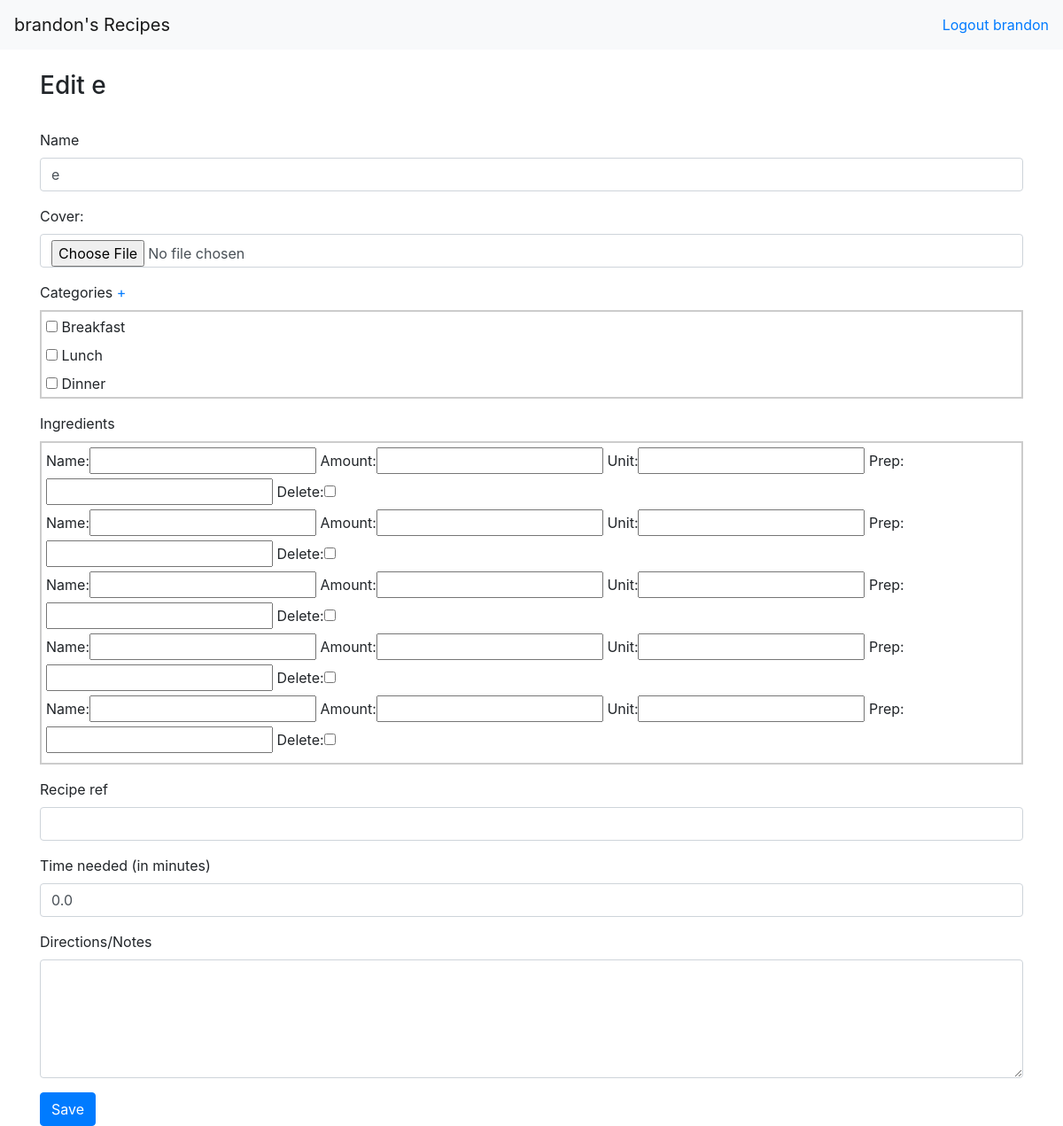
/recipes/26/editRecipe/ (signed in), run on an earlier commit of the app's database.
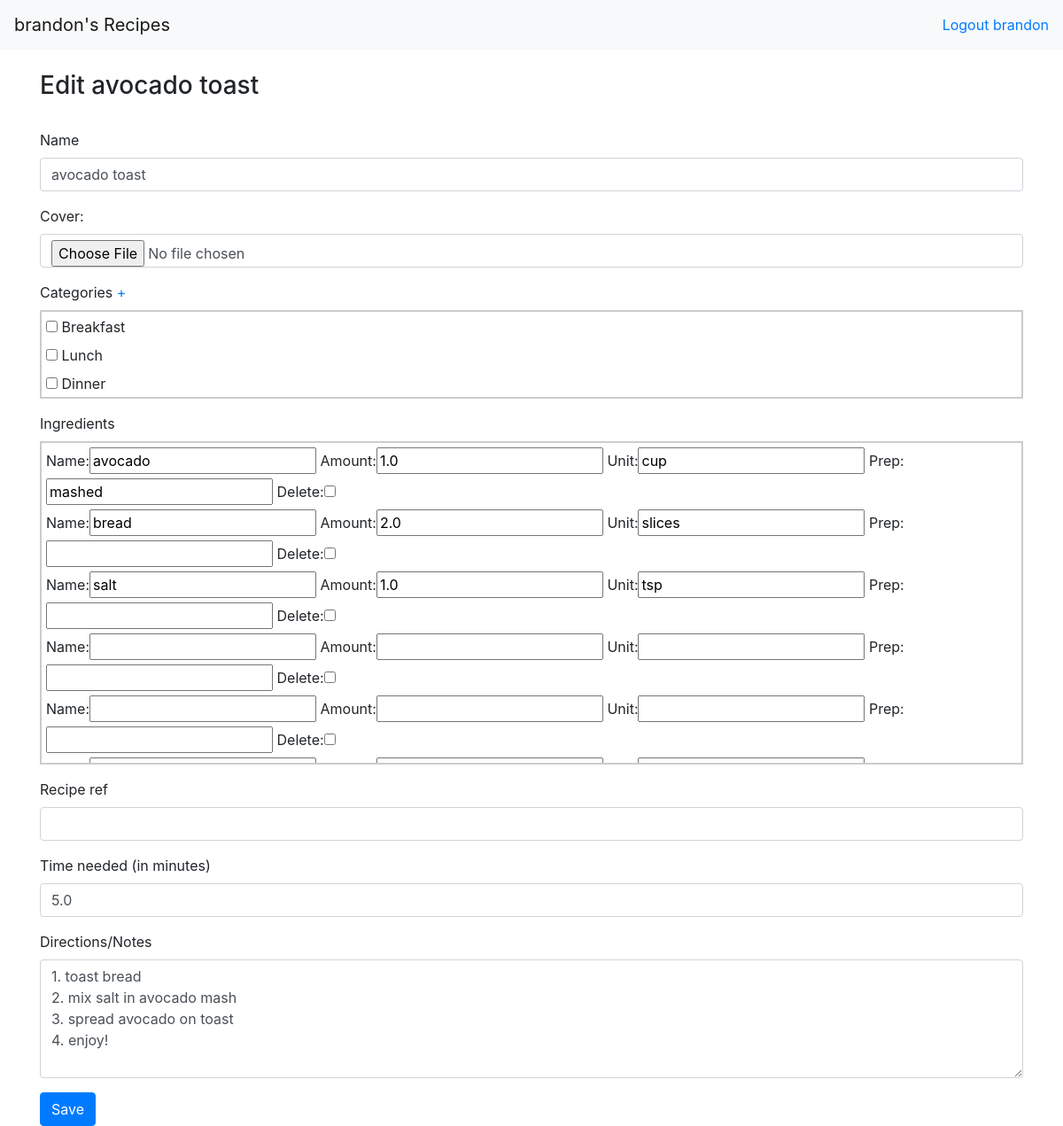
And on a later commit of the database.
### recipes/models.py (models this page shows, shortened)
class Recipe(models.Model):
    user = models.ForeignKey(User, on_delete=models.CASCADE)
    name = models.CharField(max_length=100, unique=True)
    categories = models.ManyToManyField('Category', related_name='category_set', blank=True)
    time_needed = models.FloatField(blank=True, null=True)
    cover_img = models.ImageField(blank=True, null=True, upload_to="covers/")
    recipe_ref = models.CharField(max_length=255, blank=True, default='')
    notes = models.TextField(max_length=1000, default='', blank=True)

### recipes/views.py (the view)
# urls.py: path('<int:recipe_id>/editRecipe/', views.edit_recipe, name='edit-recipe'),
@login_required(login_url='accounts:login')
def edit_recipe(request, recipe_id):
    recipe = Recipe.objects.get(id=recipe_id)
    ingredFormSet = inlineformset_factory(Recipe, Ingredient, fields=('name', 'amount', 'unit', 'prep'), extra=5)
    form = RecipeForm(request.POST or None, request.FILES or None, instance=recipe, request=request)
    formset = ingredFormSet(request.POST or None, instance=recipe)
    if form.is_valid() and formset.is_valid():
        form.save()
        formset.save()
        return redirect(reverse('recipes:detail', args=(recipe_id,)))
    context = {'recipe': recipe, 'form':  form, 'formset': formset}
    return render(request, 'editRecipe.html', context)

### recipes/forms.py
class RecipeForm(forms.ModelForm):
    class Meta:
        model = Recipe
        fields = [
            'name', 'categories', 'time_needed', 'cover_img',
            'recipe_ref', 'notes'
        ]
        exclude = ['user']
        widgets = {
            'categories': forms.CheckboxSelectMultiple(),
            'notes': forms.Textarea(attrs={'rows': 5, 'cols': 50}),
        }
    def __init__(self, *args, **kwargs):
        self.request = kwargs.pop('request')
        super(RecipeForm, self).__init__(*args, **kwargs)
        for field in iter(self.fields):
            if field != 'categories':
                self.fields[field].widget.attrs.update({
                    'class': 'form-control'
                })

### recipes/models.py (called while the page is built)
    def __str__(self):
        return self.name

### recipes/templates/editRecipe.html (shortened to what this page needs)
{% extends 'base.html' %}
{% block content %}
{% if recipe %}
    <br><h3>Edit {{ recipe.name }}</h3>
{% endif %}
<form method="POST" action="" enctype="multipart/form-data">
  {% csrf_token %}<br>
  <div class="form-group">
      <label>{{ form.name.label }}</label>
      {{ form.name }}
  </div>
  <div class="form-group">
      <label>Cover: </label> {{ form.cover_img }}
  </div>
  <div class="form-group">
      <label>{{ form.categories.label }}<a href = "{% url 'recipes:add-category' %}"> + </a></label><br>
      <div class="categorycontainer">
          {% for category in form.categories %}
            {{ category }}<br>
          {% endfor %}
      </div>
  </div>
  <div class="form-group">
      <label> Ingredients </label><br>
      <div class="ingredientcontainer">
          {% for form in formset %}
            {{ form }}<br>
          {% endfor %}
      </div>
  </div>
  <div class="form-group">
      <label>{{ form.recipe_ref.label }}</label>
      {{ form.recipe_ref }}
  </div>
  <div class="form-group">
      <label>{{ form.time_needed.label }} (in minutes) </label>
      {{ form.time_needed }}
  </div>
  <div class="form-group">
      <label>Directions/Notes</label>
      {{ form.notes }}
  </div>
  <button type="submit" class="btn btn-primary">Save</button>
</form>
{% endblock %}

What changed in the data, as far as the page shows it:
changed Recipe: name "e" → "avocado toast"; time_needed "0.0" → "5.0"; notes (not shown) → "1. toast bread 2. mix salt in avocado mash 3. spread avocado on toast 4. enjoy!"
Also different on the page:
form field form: (not shown) → "avocado"
form field form: (not shown) → "1.0"
form field form: (not shown) → "cup"
form field form: (not shown) → "mashed"
form field form: (not shown) → "bread"
form field form: (not shown) → "2.0"
form field form: (not shown) → "slices"
form field form: (not shown) → "salt"
form field form: (not shown) → "tsp"
